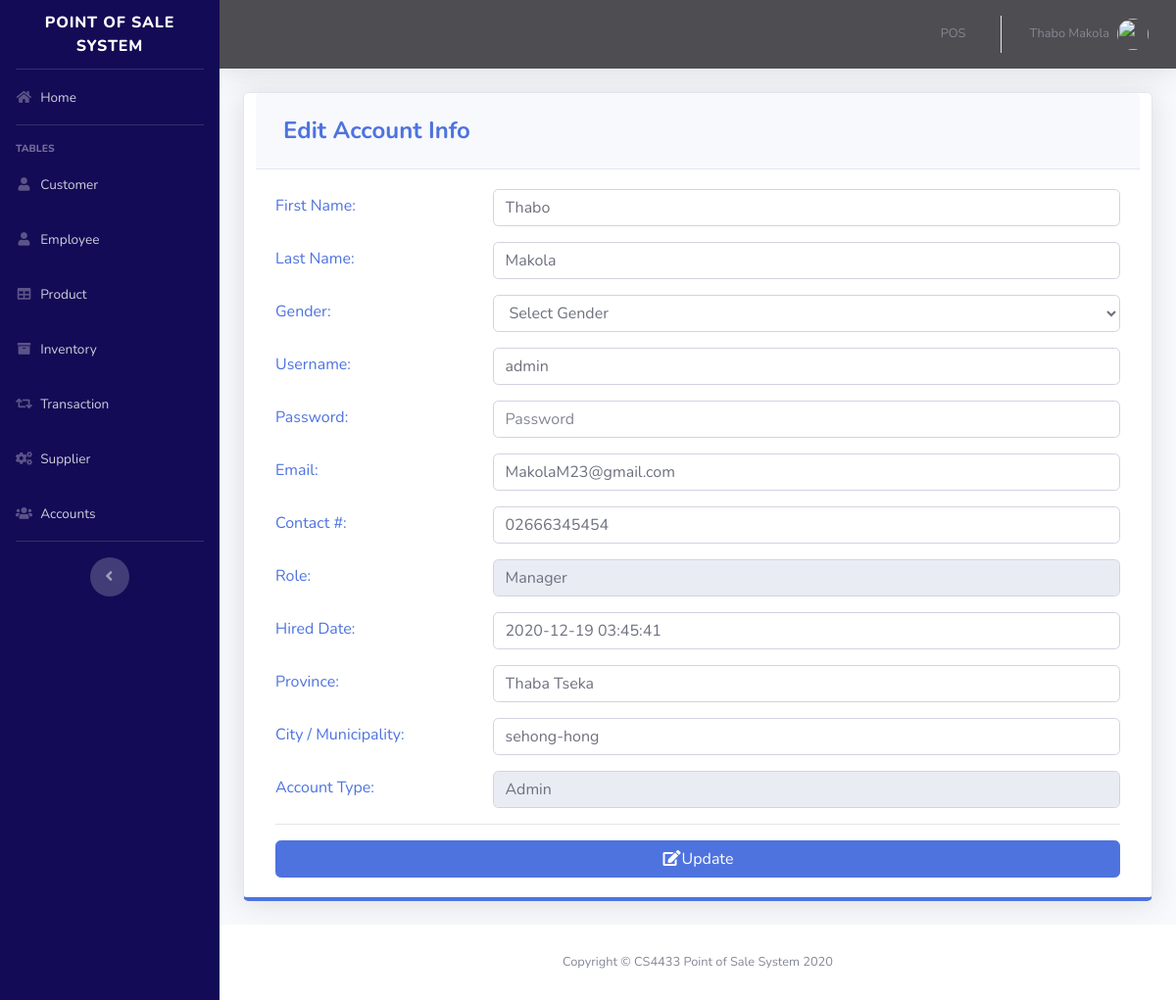
Page /pages/settings.php (signed in) on the committed database.
### tables this page shows
CREATE TABLE `users` (
  `ID` int(11) NOT NULL,
  `EMPLOYEE_ID` int(11) DEFAULT NULL,
  `USERNAME` varchar(50) DEFAULT NULL,
  `PASSWORD` varchar(50) DEFAULT NULL,
  `TYPE_ID` int(11) DEFAULT NULL
);

CREATE TABLE `employee` (
  `EMPLOYEE_ID` int(11) NOT NULL,
  `FIRST_NAME` varchar(50) DEFAULT NULL,
  `LAST_NAME` varchar(50) DEFAULT NULL,
  `GENDER` varchar(50) DEFAULT NULL,
  `EMAIL` varchar(100) DEFAULT NULL,
  `PHONE_NUMBER` varchar(11) DEFAULT NULL,
  `JOB_ID` int(11) DEFAULT NULL,
  `HIRED_DATE` datetime default now(),
  `LOCATION_ID` int(11) DEFAULT NULL
);

CREATE TABLE `job` (
  `JOB_ID` int(11) NOT NULL,
  `JOB_TITLE` varchar(50) DEFAULT NULL
);

CREATE TABLE `location` (
  `LOCATION_ID` int(11) NOT NULL,
  `PROVINCE` varchar(100) DEFAULT NULL,
  `CITY` varchar(100) DEFAULT NULL
);

CREATE TABLE `type` (
  `TYPE_ID` int(11) NOT NULL,
  `TYPE` varchar(50) DEFAULT NULL
);

### pages/settings.php (the view, shortened to what this page needs)
<?php
include'../includes/connection.php';
include'../includes/sidebar.php';
?>
<?php
        $query = "SELECT ID, e.FIRST_NAME, e.LAST_NAME, e.GENDER, USERNAME, PASSWORD, e.EMAIL, PHONE_NUMBER, j.JOB_TITLE, e.HIRED_DATE, t.TYPE, l.PROVINCE, l.CITY
                      FROM users u
                      join employee e on u.EMPLOYEE_ID = e.EMPLOYEE_ID
                      join job j on e.JOB_ID=j.JOB_ID
                      join location l on e.LOCATION_ID=l.LOCATION_ID
                      join type t on u.TYPE_ID=t.TYPE_ID
                      WHERE ID =".$_SESSION['MEMBER_ID'];
        $result = mysqli_query($db, $query) or die(mysqli_error($db));
          while($row = mysqli_fetch_array($result))
          {
                $a= $row['FIRST_NAME'];
                $b=$row['LAST_NAME'];
                $d=$row['USERNAME'];
                $f=$row['EMAIL'];
                $g=$row['PHONE_NUMBER'];
                $h=$row['JOB_TITLE'];
                $i=$row['HIRED_DATE'];
                $j=$row['PROVINCE'];
                $k=$row['CITY'];
                $l=$row['TYPE'];
          }
      ?>
        <div class="card shadow mb-4 col-xs-12 col-md-12 border-bottom-primary">
            <div class="card-header py-3">
              <h4 class="m-2 font-weight-bold text-primary">Edit Account Info</h4>
            </div>
            <div class="card-body">
            <form role="form" method="post" action="settings_edit.php">
              <div class="form-group row text-left text-primary">
                <div class="col-sm-3" style="padding-top: 5px;">
                 First Name:
                </div>
                <div class="col-sm-9">
                  <input class="form-control" placeholder="First Name" name="firstname" value="<?php echo $a; ?>" required>
                </div>
              </div>
              <div class="form-group row text-left text-primary">
                <div class="col-sm-3" style="padding-top: 5px;">
                 Last Name:
                </div>
                <div class="col-sm-9">
                  <input class="form-control" placeholder="Last Name" name="lastname" value="<?php echo $b; ?>" required>
                </div>
              </div>
              <div class="form-group row text-left text-primary">
                <div class="col-sm-3" style="padding-top: 5px;">
                 Gender:
                </div>
                <div class="col-sm-9">
                  <select class='form-control' name='gender' required>
                    <option value="" disabled selected hidden>Select Gender</option>
                  </select>
                </div>
              </div>
              <div class="form-group row text-left text-primary">
                <div class="col-sm-3" style="padding-top: 5px;">
                 Username:
                </div>
                <div class="col-sm-9">
                  <input class="form-control" placeholder="Username" name="username" value="<?php echo $d; ?>" required>
                </div>
              </div>
              <div class="form-group row text-left text-primary">
                <div class="col-sm-3" style="padding-top: 5px;">
                 Password:
                </div>
                <div class="col-sm-9">
                  <input type="password" class="form-control" placeholder="Password" name="password" value="" required>
                </div>
              </div>
              <div class="form-group row text-left text-primary">
                <div class="col-sm-3" style="padding-top: 5px;">
                 Email:
                </div>
                <div class="col-sm-9">
                  <input class="form-control" placeholder="Email" name="email" value="<?php echo $f; ?>" required>
                </div>
              </div>
              <div class="form-group row text-left text-primary">
                <div class="col-sm-3" style="padding-top: 5px;">
                 Contact #:
                </div>
                <div class="col-sm-9">
                   <input class="form-control" placeholder="Contact #" name="phone" value="<?php echo $g; ?>" required>
                </div>
              </div>
              <div class="form-group row text-left text-primary">
                <div class="col-sm-3" style="padding-top: 5px;">
                 Role:
                </div>
                <div class="col-sm-9">
                  <input class="form-control" placeholder="Role" name="role" value="<?php echo $h; ?>" readonly>
                </div>
              </div>
              <div class="form-group row text-left text-primary">
                <div class="col-sm-3" style="padding-top: 5px;">
                 Hired Date:
                </div>
                <div class="col-sm-9">
                  <input class="form-control" placeholder="Hired Date" name="hireddate" value="<?php echo $i; ?>" required>
                </div>
              </div>
              <div class="form-group row text-left text-primary">
                <div class="col-sm-3" style="padding-top: 5px;">
                 Province:
                </div>
                <div class="col-sm-9">
                  <input class="form-control" placeholder="Province" name="province" value="<?php echo $j; ?>" required>
                </div>
              </div>
              <div class="form-group row text-left text-primary">
                <div class="col-sm-3" style="padding-top: 5px;">
                 City / Municipality:
                </div>
                <div class="col-sm-9">
                  <input class="form-control" placeholder="City / Municipality" name="city" value="<?php echo $k; ?>" required>
                </div>
              </div>
              <div class="form-group row text-left text-primary">
                <div class="col-sm-3" style="padding-top: 5px;">
                  Account Type:
                </div>
                <div class="col-sm-9">
                  <input class="form-control" placeholder="Account Type" name="type" value="<?php echo $l; ?>" readonly>
                </div>
              </div>
              <hr>
                <button type="submit" class="btn btn-primary btn-block"><i class="fa fa-edit fa-fw"></i>Update</button>
              </form>
            </div>
          </div>
<?php
include'../includes/footer.php';
?>

### rows in the picture
users: firstname "Thabo", lastname "Makola", username "admin", email "MakolaM23@gmail.com", phone "02666345454", role "Manager", hireddate "2020-12-19 03:45:41", province "Thaba Tseka", city "sehong-hong", type "Admin"

### other values in the picture
$_SESSION['FIRST_NAME'] "Thabo"
$_SESSION['LAST_NAME'] "Makola"
